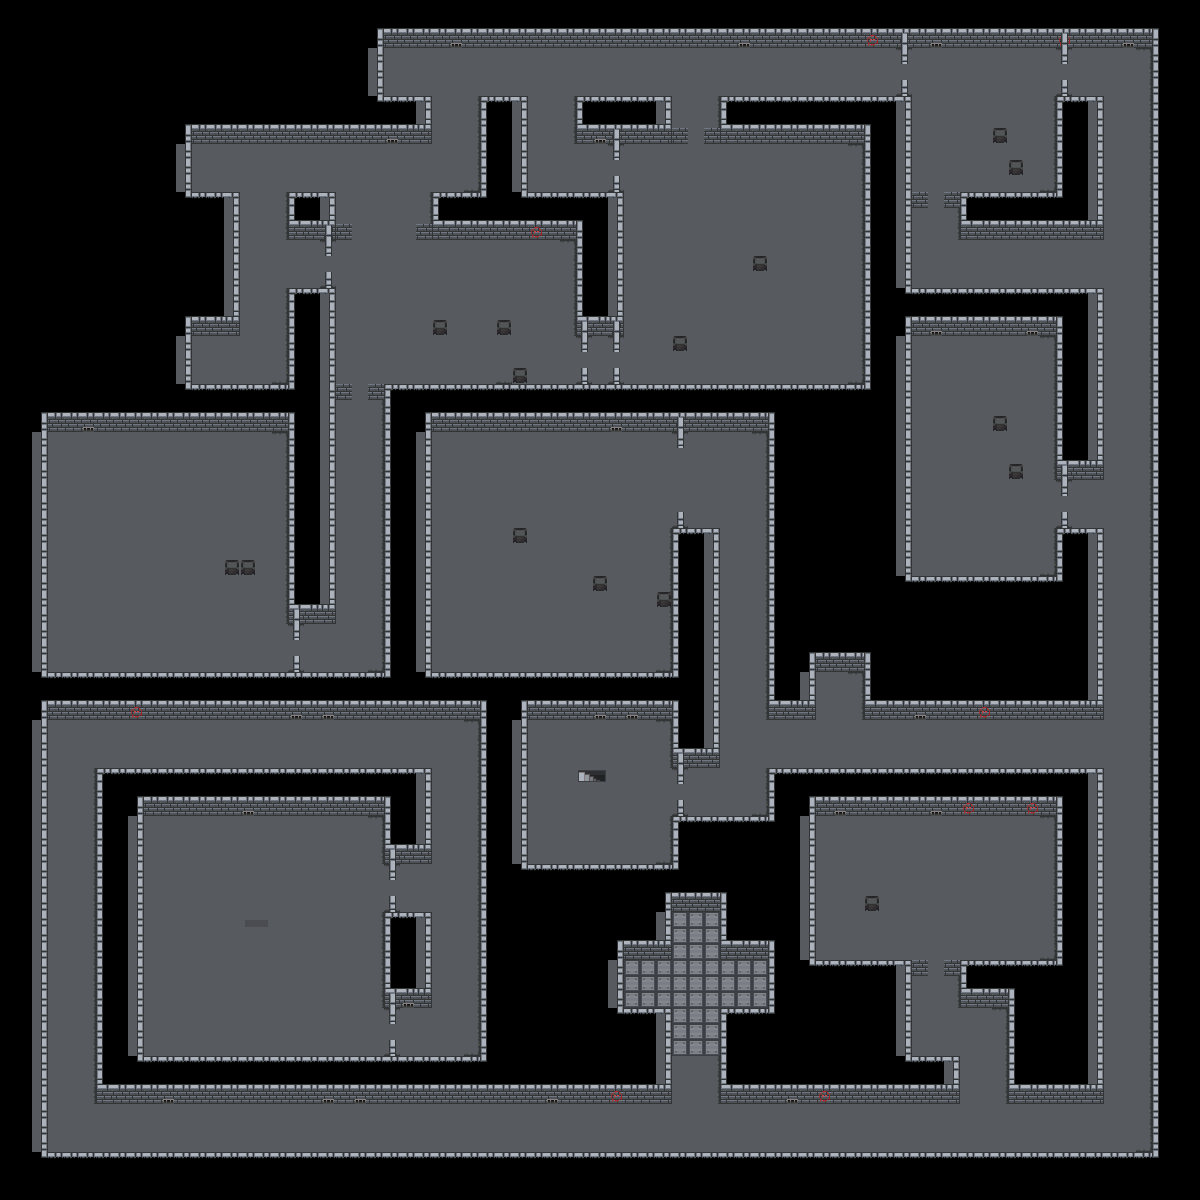

Tiled map render using the project's own tile images. Description and the map definition, with tile-layer contents summarised, below:
An orthogonal 75x75 tile map with 16x16 px tiles, 4 tile layers (Layer1, navigation, wall, wall2).

<map version="1.2" tiledversion="1.2.4" orientation="orthogonal" renderorder="right-down" width="75" height="75" tilewidth="16" tileheight="16" infinite="0" nextlayerid="2" nextobjectid="1">
 <tileset firstgid="1" source="Dungeon1-Tileset v3.tsx" />
 <layer id="1" name="Layer1" width="75" height="75">
  <data>[5625 cells, 2754 non-empty, 9 distinct tile ids]</data>
 </layer>
 <layer id="2" name="navigation" width="75" height="75">
  <data>[5625 cells, 2711 non-empty, 1 distinct tile ids]</data> 
 </layer>
 <layer id="3" name="wall" width="75" height="75">
  <data>[5625 cells, 1241 non-empty, 11 distinct tile ids]</data> 
 </layer>
 <layer id="4" name="wall2" width="75" height="75">
  <data>[5625 cells, 2678 non-empty, 30 distinct tile ids]</data>
 </layer>
</map>
